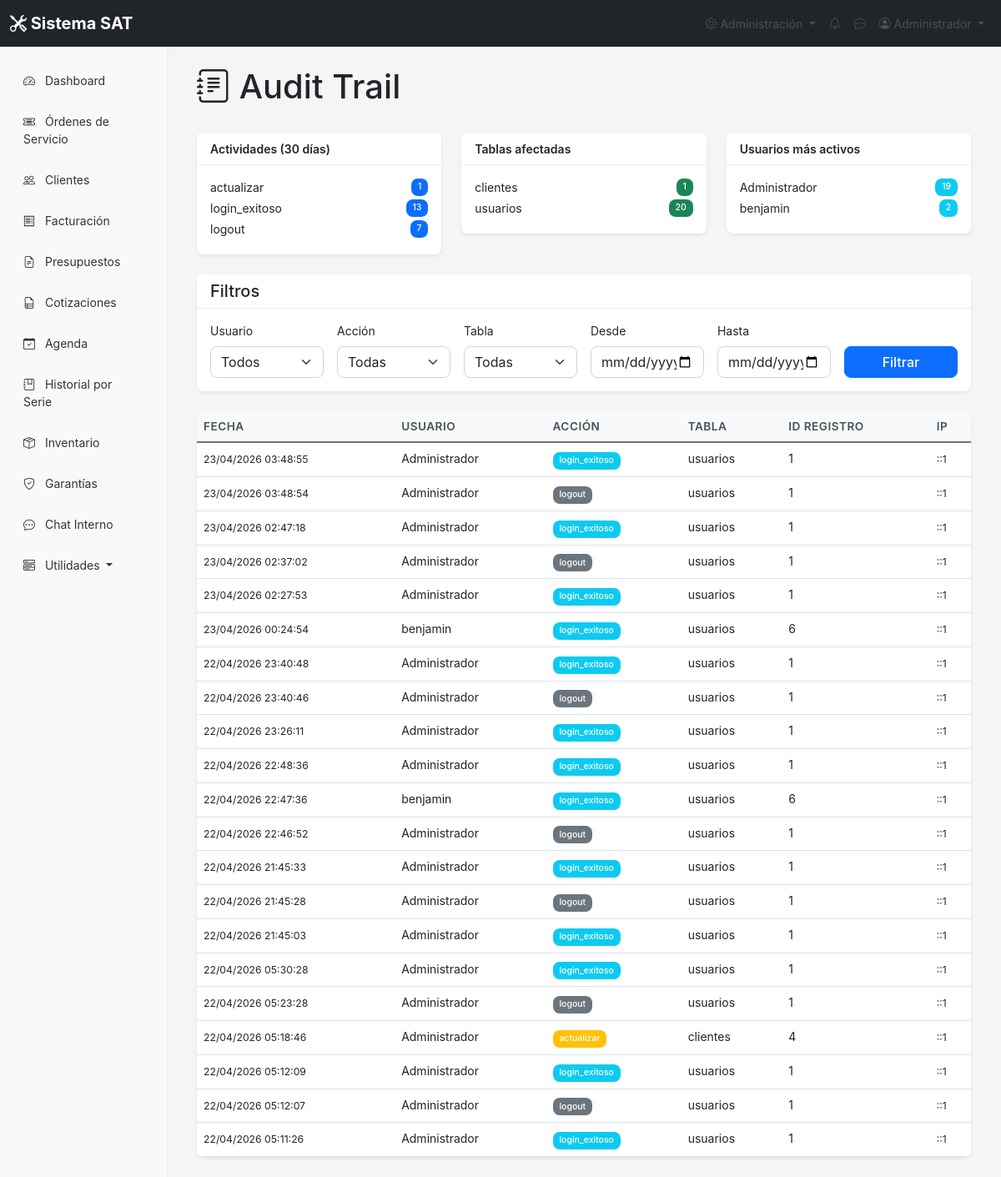
The page /configuracion/audit.php (signed in) on the database its author committed.
### tables this page shows
CREATE TABLE IF NOT EXISTS `audit_log` (
  `id` int NOT NULL AUTO_INCREMENT,
  `usuario_id` int DEFAULT NULL,
  `usuario_nombre` varchar(100) DEFAULT NULL,
  `accion` varchar(50) NOT NULL,
  `tabla` varchar(50) DEFAULT NULL,
  `registro_id` int DEFAULT NULL,
  `datos_anteriores` text,
  `datos_nuevos` text,
  `ip` varchar(45) DEFAULT NULL,
  `user_agent` varchar(255) DEFAULT NULL,
  `fecha` timestamp NULL DEFAULT CURRENT_TIMESTAMP,
  PRIMARY KEY (`id`),
  KEY `idx_usuario` (`usuario_id`),
  KEY `idx_accion` (`accion`),
  KEY `idx_tabla` (`tabla`),
  KEY `idx_fecha` (`fecha`)
);

### include/audit_helper.php (called while the page is built, shortened)
<?php
function getAuditLog($conn, $filtros = [], $pagina = 1, $por_pagina = 50) {
    $where = "1=1";
    $params = [];
    $types = "";
    $offset = ($pagina - 1) * $por_pagina;
    $sql_total = "SELECT COUNT(*) as total FROM audit_log WHERE $where";
    $stmt_total = $conn->prepare($sql_total);
    $stmt_total->execute();
    $result_total = $stmt_total->get_result();
    $total = $result_total->fetch_assoc()['total'];
    $sql = "SELECT * FROM audit_log WHERE $where ORDER BY fecha DESC LIMIT ? OFFSET ?";
    $params[] = $por_pagina;
    $params[] = $offset;
    $types .= "ii";
    $stmt = $conn->prepare($sql);
    $stmt->bind_param($types, ...$params);
    $stmt->execute();
    $result = $stmt->get_result();
    $registros = [];
    while ($row = $result->fetch_assoc()) {
        $registros[] = $row;
    }
    return [
        'registros' => $registros,
        'total' => $total,
        'pagina' => $pagina,
        'por_pagina' => $por_pagina,
        'total_paginas' => ceil($total / $por_pagina)
    ];
}
function getEstadisticasAudit($conn, $dias = 30) {
    $stats = [];
    $result = $conn->query("
        SELECT accion, COUNT(*) as total
        FROM audit_log
        WHERE fecha >= DATE_SUB(NOW(), INTERVAL $dias DAY)
        GROUP BY accion
    ");
    while ($row = $result->fetch_assoc()) {
        $stats['acciones'][$row['accion']] = (int)$row['total'];
    }
    $result = $conn->query("
        SELECT tabla, COUNT(*) as total
        FROM audit_log
        WHERE fecha >= DATE_SUB(NOW(), INTERVAL $dias DAY)
        GROUP BY tabla
    ");
    while ($row = $result->fetch_assoc()) {
        $stats['tablas'][$row['tabla']] = (int)$row['total'];
    }
    $result = $conn->query("
        SELECT u.nombre, COUNT(a.id) as total
        FROM audit_log a
        JOIN usuarios u ON a.usuario_id = u.id
        WHERE a.fecha >= DATE_SUB(NOW(), INTERVAL $dias DAY)
        GROUP BY a.usuario_id
        ORDER BY total DESC
        LIMIT 10
    ");
    while ($row = $result->fetch_assoc()) {
        $stats['usuarios'][$row['nombre']] = (int)$row['total'];
    }
    return $stats;
}

### configuracion/audit.php (the view, shortened to what this page needs)
<?php
require_once '../include/funciones.php';
require_once '../include/audit_helper.php';
$conn = getConnection();
$pagina = (int)($_GET['page'] ?? 1);
$filtros = [
    'usuario_id' => !empty($_GET['usuario_id']) ? (int)$_GET['usuario_id'] : null,
    'accion' => $_GET['accion'] ?? null,
    'tabla' => $_GET['tabla'] ?? null,
    'fecha_inicio' => $_GET['fecha_inicio'] ?? null,
    'fecha_fin' => $_GET['fecha_fin'] ?? null
];
$resultado = getAuditLog($conn, $filtros, $pagina, 50);
$stats = getEstadisticasAudit($conn, 30);
require_once '../include/header.php';
?>
<div class="container-fluid">
    <div class="d-flex justify-content-between align-items-center mb-4">
        <h1><i class="bi bi-journal-text"></i> Audit Trail</h1>
    </div>
    <div class="row mb-4">
        <div class="col-md-4">
            <div class="card">
                <div class="card-header">Actividades (30 días)</div>
                <div class="card-body">
                    <?php if (!empty($stats['acciones'])): ?>
                        <?php foreach ($stats['acciones'] as $accion => $total): ?>
                        <div class="d-flex justify-content-between mb-1">
                            <span><?= htmlspecialchars($accion) ?></span>
                            <span class="badge bg-primary"><?= $total ?></span>
                        </div>
                        <?php endforeach; ?>
                    <?php else: ?>
                        <p class="text-muted">Sin datos</p>
                    <?php endif; ?>
                </div>
            </div>
        </div>
        <div class="col-md-4">
            <div class="card">
                <div class="card-header">Tablas afectadas</div>
                <div class="card-body">
                    <?php if (!empty($stats['tablas'])): ?>
                        <?php foreach ($stats['tablas'] as $tabla => $total): ?>
                        <div class="d-flex justify-content-between mb-1">
                            <span><?= htmlspecialchars($tabla) ?></span>
                            <span class="badge bg-success"><?= $total ?></span>
                        </div>
                        <?php endforeach; ?>
                    <?php else: ?>
                        <p class="text-muted">Sin datos</p>
                    <?php endif; ?>
                </div>
            </div>
        </div>
        <div class="col-md-4">
            <div class="card">
                <div class="card-header">Usuarios más activos</div>
                <div class="card-body">
                    <?php if (!empty($stats['usuarios'])): ?>
                        <?php foreach ($stats['usuarios'] as $usuario => $total): ?>
                        <div class="d-flex justify-content-between mb-1">
                            <span><?= htmlspecialchars($usuario) ?></span>
                            <span class="badge bg-info"><?= $total ?></span>
                        </div>
                        <?php endforeach; ?>
                    <?php else: ?>
                        <p class="text-muted">Sin datos</p>
                    <?php endif; ?>
                </div>
            </div>
        </div>
    </div>
    <div class="card mb-4">
        <div class="card-header">
            <h5 class="mb-0">Filtros</h5>
        </div>
        <div class="card-body">
            <form method="GET" class="row g-3">
                <div class="col-md-2">
                    <label class="form-label">Usuario</label>
                    <select name="usuario_id" class="form-select">
                        <option value="">Todos</option>
                    </select>
                </div>
                <div class="col-md-2">
                    <label class="form-label">Acción</label>
                    <select name="accion" class="form-select">
                        <option value="">Todas</option>
                    </select>
                </div>
                <div class="col-md-2">
                    <label class="form-label">Tabla</label>
                    <select name="tabla" class="form-select">
                        <option value="">Todas</option>
                    </select>
                </div>
                <div class="col-md-2">
                    <label class="form-label">Desde</label>
                    <input type="date" name="fecha_inicio" class="form-control" value="<?= $filtros['fecha_inicio'] ?>">
                </div>
                <div class="col-md-2">
                    <label class="form-label">Hasta</label>
                    <input type="date" name="fecha_fin" class="form-control" value="<?= $filtros['fecha_fin'] ?>">
                </div>
                <div class="col-md-2">
                    <label class="form-label">&nbsp;</label>
                    <button type="submit" class="btn btn-primary w-100">Filtrar</button>
                </div>
            </form>
        </div>
    </div>
    <div class="card">
        <div class="card-body p-0">
            <div class="table-responsive">
                <table class="table table-hover mb-0">
                    <thead class="table-light">
                        <tr>
                            <th>Fecha</th>
                            <th>Usuario</th>
                            <th>Acción</th>
                            <th>Tabla</th>
                            <th>ID Registro</th>
                            <th>IP</th>
                        </tr>
                    </thead>
                    <tbody>
                        <?php foreach ($resultado['registros'] as $r): ?>
                        <tr>
                            <td><small><?= date('d/m/Y H:i:s', strtotime($r['fecha'])) ?></small></td>
                            <td><?= htmlspecialchars($r['usuario_nombre'] ?? 'Sistema') ?></td>
                            <td>
                                <?php
                                $badgeClass = match($r['accion']) {
                                    'crear' => 'success',
                                    'actualizar' => 'warning',
                                    'eliminar' => 'danger',
                                    'login_exitoso' => 'info',
                                    'login_fallido' => 'danger',
                                    'logout' => 'secondary',
                                    default => 'primary'
                                };
                                ?>
                                <span class="badge bg-<?= $badgeClass ?>"><?= htmlspecialchars($r['accion']) ?></span>
                            </td>
                            <td><?= htmlspecialchars($r['tabla'] ?? '-') ?></td>
                            <td><?= $r['registro_id'] ?? '-' ?></td>
                            <td><small><?= htmlspecialchars($r['ip']) ?></small></td>
                        </tr>
                        <?php endforeach; ?>
                    </tbody>
                </table>
            </div>
        </div>
    </div>
</div>
<?php require_once '../include/footer.php'; ?>

### css/styles.css (style rules this page uses)
:root { --primary: #0d6efd; --secondary: #6c757d; --success: #198754; --danger: #dc3545; --warning: #ffc107; --info: #0dcaf0; --light: #f8f9fa; --dark: #212529; }
body { font-family: -apple-system, BlinkMacSystemFont, 'Segoe UI', Roboto, 'Helvetica Neue', Arial, sans-serif; font-size: 14px; background-color: #f5f5f5; }
.card { border: none; box-shadow: 0 0.125rem 0.25rem rgba(0, 0, 0, 0.075); border-radius: 0.5rem; }
.card-header { background-color: white; border-bottom: 1px solid #e9ecef; font-weight: 600; }
.table th { font-weight: 600; color: #495057; background-color: #f8f9fa; }
.badge { padding: 0.35em 0.65em; font-weight: 500; }
.btn { border-radius: 0.375rem; font-weight: 500; }
.form-control, .form-select { border-radius: 0.375rem; border: 1px solid #ced4da; }
.btn-primary { background-color: var(--primary); border-color: var(--primary); }

### css/improved.css (style rules this page uses)
:root { --sat-primary: #0d6efd; --sat-secondary: #6c757d; --sat-success: #198754; --sat-danger: #dc3545; --sat-warning: #ffc107; --sat-info: #0dcaf0; --sat-light: #f8f9fa; --sat-dark: #212529; --sat-border-radius: 8px; --sat-shadow: 0 0.125rem 0.25rem rgba(0, 0, 0, 0.075); --sat-transition: all 0.3s ease; }
.btn-primary { border-radius: var(--sat-border-radius); transition: var(--sat-transition); }
.form-control, .form-select { border-radius: var(--sat-border-radius); transition: var(--sat-transition); }
.table { border-radius: var(--sat-border-radius); overflow: hidden; }
.table thead th { background: var(--sat-light); border-bottom: 2px solid var(--sat-secondary); font-weight: 600; text-transform: uppercase; font-size: 0.85rem; letter-spacing: 0.5px; }
.badge { padding: 0.5em 0.75em; border-radius: var(--sat-border-radius); font-weight: 500; }

### rows shown on the page
audit_log: fecha "23/04/2026 03:48:55", usuario_nombre "Administrador", accion "login_exitoso", tabla "usuarios", registro "1", ip "::1"
audit_log: fecha "23/04/2026 03:48:54", usuario_nombre "Administrador", accion "logout", tabla "usuarios", registro "1", ip "::1"
audit_log: fecha "23/04/2026 02:47:18", usuario_nombre "Administrador", accion "login_exitoso", tabla "usuarios", registro "1", ip "::1"
audit_log: fecha "23/04/2026 02:37:02", usuario_nombre "Administrador", accion "logout", tabla "usuarios", registro "1", ip "::1"
audit_log: fecha "23/04/2026 02:27:53", usuario_nombre "Administrador", accion "login_exitoso", tabla "usuarios", registro "1", ip "::1"
audit_log: fecha "23/04/2026 00:24:54", usuario_nombre "benjamin", accion "login_exitoso", tabla "usuarios", registro "6", ip "::1"
audit_log: fecha "22/04/2026 23:40:48", usuario_nombre "Administrador", accion "login_exitoso", tabla "usuarios", registro "1", ip "::1"
audit_log: fecha "22/04/2026 23:40:46", usuario_nombre "Administrador", accion "logout", tabla "usuarios", registro "1", ip "::1"
audit_log: fecha "22/04/2026 23:26:11", usuario_nombre "Administrador", accion "login_exitoso", tabla "usuarios", registro "1", ip "::1"
audit_log: fecha "22/04/2026 22:48:36", usuario_nombre "Administrador", accion "login_exitoso", tabla "usuarios", registro "1", ip "::1"
audit_log: fecha "22/04/2026 22:47:36", usuario_nombre "benjamin", accion "login_exitoso", tabla "usuarios", registro "6", ip "::1"
audit_log: fecha "22/04/2026 22:46:52", usuario_nombre "Administrador", accion "logout", tabla "usuarios", registro "1", ip "::1"
audit_log: fecha "22/04/2026 21:45:33", usuario_nombre "Administrador", accion "login_exitoso", tabla "usuarios", registro "1", ip "::1"
audit_log: fecha "22/04/2026 21:45:28", usuario_nombre "Administrador", accion "logout", tabla "usuarios", registro "1", ip "::1"
audit_log: fecha "22/04/2026 21:45:03", usuario_nombre "Administrador", accion "login_exitoso", tabla "usuarios", registro "1", ip "::1"
audit_log: fecha "22/04/2026 05:30:28", usuario_nombre "Administrador", accion "login_exitoso", tabla "usuarios", registro "1", ip "::1"
audit_log: fecha "22/04/2026 05:23:28", usuario_nombre "Administrador", accion "logout", tabla "usuarios", registro "1", ip "::1"
audit_log: fecha "22/04/2026 05:18:46", usuario_nombre "Administrador", accion "actualizar", tabla "clientes", registro "4", ip "::1"
audit_log: fecha "22/04/2026 05:12:09", usuario_nombre "Administrador", accion "login_exitoso", tabla "usuarios", registro "1", ip "::1"
audit_log: fecha "22/04/2026 05:12:07", usuario_nombre "Administrador", accion "logout", tabla "usuarios", registro "1", ip "::1"
audit_log: fecha "22/04/2026 05:11:26", usuario_nombre "Administrador", accion "login_exitoso", tabla "usuarios", registro "1", ip "::1"

### other values the page prints
$_SESSION['nombre'] "Administrador"
$accion "actualizar"
$total "1"
$accion "login_exitoso"
$total "13"
$accion "logout"
$total "7"
$tabla "clientes"
$tabla "usuarios"
$total "20"
$usuario "Administrador"
$total "19"
$usuario "benjamin"
$total "2"
